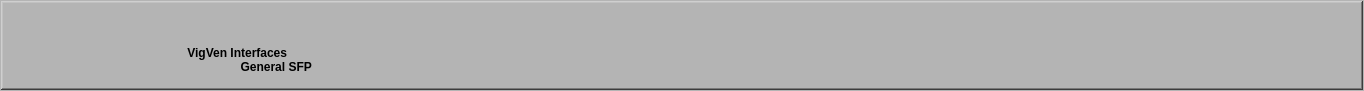
   <widget class="QWidget" name="widget" native="true">
    <property name="geometry">
     <rect>
      <x>0</x>
      <y>0</y>
      <width>1364</width>
      <height>91</height>
     </rect>
    </property>
    <property name="styleSheet">
     <string notr="true">background-color: rgb(180, 180, 180);</string>
    </property>
    <layout class="QHBoxLayout" name="horizontalLayout_2">
     <property name="spacing">
      <number>1</number>
     </property>
     <property name="margin">
      <number>1</number>
     </property>
     <item>
      <widget class="QFrame" name="frame_2">
       <property name="styleSheet">
        <string notr="true">background-color: rgb(180, 180, 180);</string>
       </property>
       <property name="frameShape">
        <enum>QFrame::WinPanel</enum>
       </property>
       <property name="frameShadow">
        <enum>QFrame::Raised</enum>
       </property>
       <widget class="QLabel" name="label_3">
        <property name="geometry">
         <rect>
          <x>40</x>
          <y>16</y>
          <width>141</width>
          <height>51</height>
         </rect>
        </property>
        <property name="styleSheet">
         <string notr="true">background-color: rgb(180, 180, 180);</string>
        </property>
        <property name="text">
         <string/>
        </property>
        <property name="pixmap">
         <pixmap resource="logo.qrc">:/newPrefix/VV-1 - Copy.png</pixmap>
        </property>
        <property name="scaledContents">
         <bool>true</bool>
        </property>
       </widget>
       <widget class="QLabel" name="label_header_info">
        <property name="geometry">
         <rect>
          <x>1210</x>
          <y>10</y>
          <width>141</width>
          <height>61</height>
         </rect>
        </property>
        <property name="styleSheet">
         <string notr="true">color: rgb(0, 0, 255);</string>
        </property>
        <property name="text">
         <string/>
        </property>
       </widget>
       <widget class="QLabel" name="label">
        <property name="geometry">
         <rect>
          <x>183</x>
          <y>43</y>
          <width>161</width>
          <height>31</height>
         </rect>
        </property>
        <property name="font">
         <font>
          <pointsize>9</pointsize>
          <weight>75</weight>
          <bold>true</bold>
         </font>
        </property>
        <property name="text">
         <string> VigVen Interfaces
                 General SFP</string>
        </property>
       </widget>
      </widget>
     </item>
    </layout>
   </widget>
